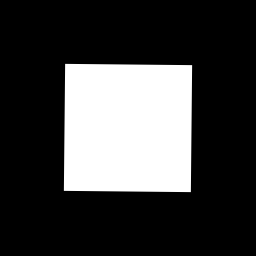
Frame 1 (no input)
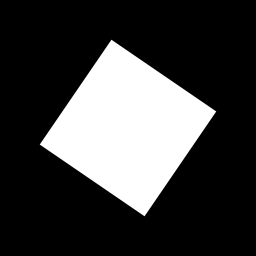
Frame 60 (the mouse pressed at the canvas centre just before this capture)
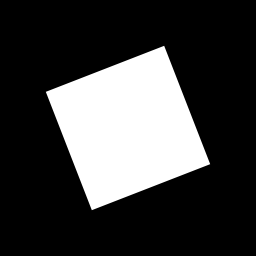
Frame 120 (the mouse held since frame 60 and released just before this capture)

The Processing sketch that drew these frames (run headless with seeded random() and noise(); from frame 60 on, the mouse is pressed at the canvas centre):

// Processing sketch: ANI2012A20_RotatingSquare
// ── ANI2012A20_RotatingSquare.pde
// ANI2012A20_RotatingSquare.pde
// Animation d'un carré qui tourne autour du centre de la fenêtre d'affichage avec un effet de flou en option.

// La première section du programme sert à la déclaration et l'initialisation des variables.
// Une variable est un espace mémoire qui contient une donnée qui est référencé par un identifiant.
// Le mot clé 'int' permet de déclarer une variable numérique de type nombre entier (ex. 0, 1, 2, 3).
// Le mot clé 'float' permet de déclarer une variable numérique de type nombre réel (ex. 0.0, 0.1, 0.2, 1.0, 1.618, 3.14159).

// variable initialisée avec une valeur (le nombre 127)
int squareSize = 127;

// variable non initialisée (elles seront initialisées plus bas dans la fonction setup)
float centerX;
float centerY;

// angle de rotation courant
float angleCurrent;

// valeur à ajouter à l'angle de rotation courant à chaque mise à jour de l'animation
float angleOffset = 0.01;

// option pour ajouter un effet de flou (valeur booléenne qui est soit 'true' pour actif ou 'false' pour inactif)
boolean blur = false;

// fonction d'initialisation du programme
void setup()
{
  // cadence de rafraichissement de l'animation (60 images par secondes)
  frameRate(60);

  // dimension de la fenêtre d'affichage (largeur et hauteur en pixels)
  size(256, 256);

  // option pour ne pas dessiner de ligne de contour
  noStroke();

  // calculer la position en X du centre de la fenêtre ('width' est la largeur en pixels)
  centerX = width / 2;

  // calculer la position en Y du centre de la fenêtre ('height' est la hauteur en pixels)
  centerY = height / 2;

  // angle initial
  angleCurrent = 0;
}

// fonction d'affichage du programme
void draw()
{
  // valider si une condition est vraie ou fausse
  if (blur)
  {
    // section de code exécutée seulement si la condition est vraie

    // couleur de remplissage (paramètres : couleur en ton de gris et niveau de transparence, entre 0 et 255)
    fill(0, 7); // noir transparent, soit 0 pour la couleur noire, ce qui est équivalent à (0, 0, 0) en couleur RGB et 7 sur 255 niveaux de transparence)

    // dessiner les rectangles à partir du coin supérieur gauche
    rectMode(CORNER);

    // dessiner un rectangle semi-transparent qui couvre toute la fenêtre
    rect(0, 0, width, height);
  }
  else
  {
    // section de code exécutée seulement si la condition est fausse

    // effacer le contenu de la fenêtre et le remplacer par la couleur noir
    background(0);
  }

  // ramener le système de coordonnées au centre de la fenêtre d'affichage par translation
  translate(centerX, centerY);

  // augmenter la valeur de l'angle courant
  angleCurrent = angleCurrent + angleOffset;

  // rotation du système de coordonnées en fonction de l'angle courant
  rotate(angleCurrent);

  // couleur de remplissage
  fill(255, 255); // blanc opaque

  // dessiner les rectangles à partir de leur centre
  rectMode(CENTER);

  // dessiner un carré au centre du système de coordonnées (le carré est un rectangle de largeur et hauteur équivalentes)
  rect(0, 0, squareSize, squareSize);
}

// fonction exécutée quand une touche du clavier est relâchée
void keyReleased()
{
  // inverser la valeur de la variable (si vrai alors faux, si faux alors vrai)
  blur = !blur; // le symbole '!' est un opérateur logique qui inverse une valeur booléenne.
}
